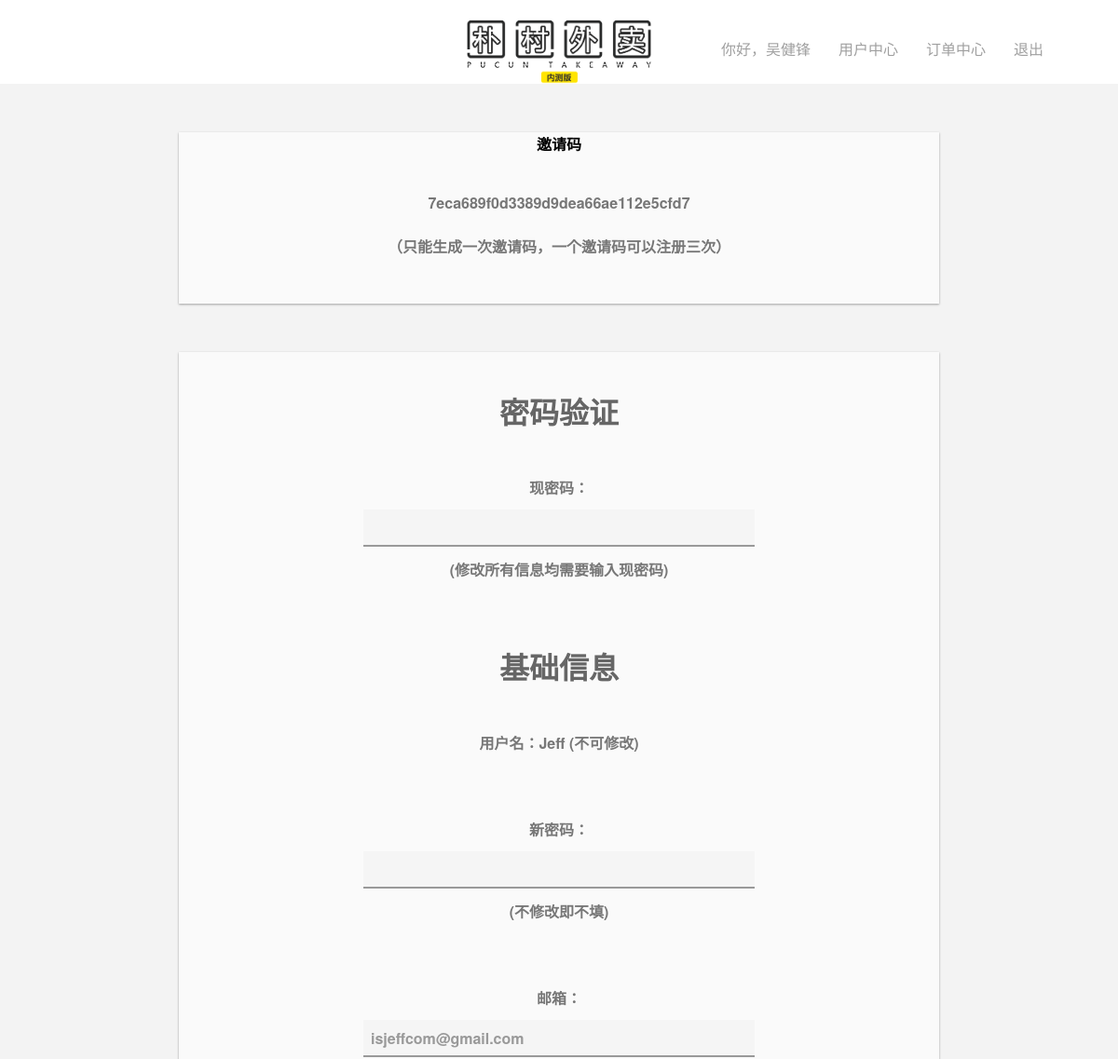
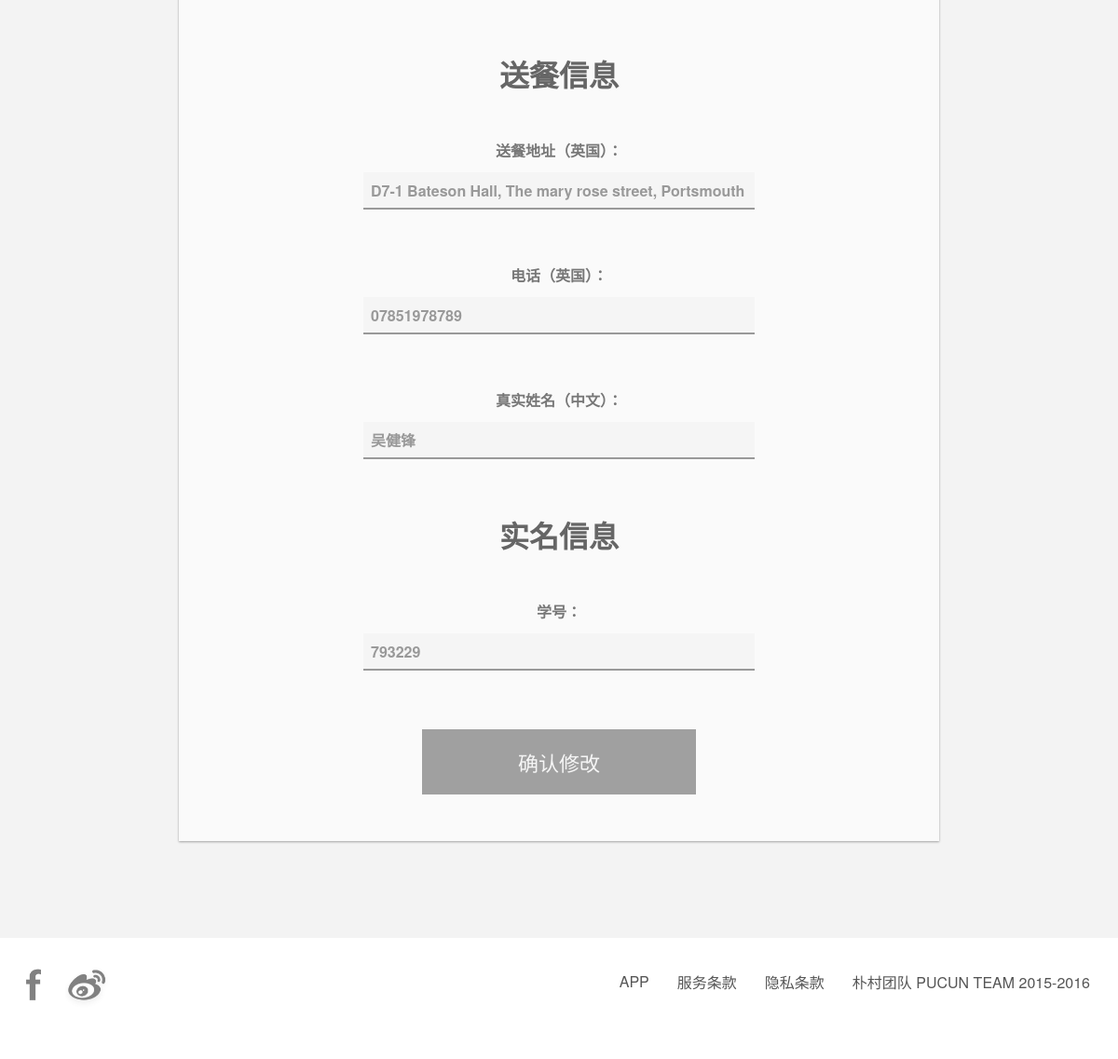
Screenshot of /usercenter.php (signed in) with the database file from the repository (2 pictures, top to bottom).
### tables this page shows
CREATE TABLE IF NOT EXISTS `invitecode` (
  `iid` int(11) NOT NULL AUTO_INCREMENT,
  `uid` int(11) NOT NULL,
  `code` text NOT NULL,
  `realcode` text NOT NULL,
  `ucount` int(11) NOT NULL,
  PRIMARY KEY (`iid`)
);

CREATE TABLE IF NOT EXISTS `user` (
  `id` int(11) NOT NULL AUTO_INCREMENT,
  `username` text NOT NULL,
  `password` text NOT NULL,
  `email` text NOT NULL,
  `realname` text NOT NULL,
  `idnum` text NOT NULL,
  `usertype` int(11) NOT NULL,
  `phone` text NOT NULL,
  `address` text NOT NULL,
  `icode` text NOT NULL,
  `sid` bigint(20) NOT NULL,
  PRIMARY KEY (`id`)
);

### usercenter.php (the view, shortened to what this page needs)
<?php include('header.php'); include('./checker/notlogincheck.php'); ?>
</head>
<body>
	<?php include('navbar.php'); ?>
	<?php
		include('./services/common/connect.php');
		$username = $_SESSION['username'];
		$user_email = "select email from user where username='$username'";
		$user_email_query = mysqli_query($link,$user_email);
		$email_row = mysqli_fetch_array($user_email_query);
		$email = $email_row[0];
		$user_realname = "select realname from user where username='$username'";
		$user_realname_query = mysqli_query($link,$user_realname);
		$realname_row = mysqli_fetch_array($user_realname_query);
		$realname = $realname_row[0];
		$user_phone = "select phone from user where username='$username'";
		$user_phone_query = mysqli_query($link,$user_phone);
		$phone_row = mysqli_fetch_array($user_phone_query);
		$phone = $phone_row[0];
		$user_address = "select address from user where username='$username'";
		$user_address_query = mysqli_query($link,$user_address);
		$address_row = mysqli_fetch_array($user_address_query);
		$address = $address_row[0];
		$user_idnum = "select idnum from user where username='$username'";
		$user_idnum_query = mysqli_query($link,$user_idnum);
		$idnum_row = mysqli_fetch_array($user_idnum_query);
		$idnum = $idnum_row[0];
	?>
	<div class="columns_form">
			<figure>
				<a>邀请码</a>
				<form action="./services/takeaway/invitefunc.php" method="post">
					<?php
						$uid = $_SESSION['userid'];
						include('./services/common/connect.php');
						$check = "select uid,code from invitecode where uid = '$uid'";
						$checkrun = mysqli_query($link, $check);
						$check_row = mysqli_fetch_array($checkrun);
						if(empty($check_row)){
							echo
							"
								<a>随意输入一串文字作为你的密令，只有接收者能解密</a>
								<input type='text' name='invitercode'>
								<input type='Submit' name='Submit' value='生成邀请码'/>
							";
						}else{
							echo
							"
								<a>$check_row[1]</a>
								<a><br><br>（只能生成一次邀请码，一个邀请码可以注册三次）</a>
							";
						}
					?>
				</form>
			</figure>
			<figure>
				<form  action="./services/takeaway/ucenterfunc.php" method="post">
						<h1>密码验证</h1><br><br>
						<a>现密码：<input type="password" name="orpassword"/></a>
						<a>(修改所有信息均需要输入现密码)</a>
						<br><br><br><br>
						<h1>基础信息</h1><br><br>
					    <a>用户名：<?php echo htmlspecialchars($username) ?></a>
							<a>(不可修改)</a>
							<br><br><br><br>
					    <a>新密码：<input type="password" name="newpassword"/></a>
					    <a>(不修改即不填)</a>
							<br><br><br><br>
					    <a>邮箱：<input type="text" name="email" value="<?php echo htmlspecialchars($email) ?>" /></a>
					    <br><br>
					    <h1>送餐信息</h1><br><br>
					    <a>送餐地址（英国）：<input type="text" name="address" value="<?php echo htmlspecialchars($address) ?>" /></a>
					    <br><br>
					    <a>电话（英国）：<input type="number" name="phone" value="<?php echo htmlspecialchars($phone) ?>" /></a>
					    <br/><br>
					    <a>真实姓名（中文）：<input type="text" name="realname" value="<?php echo htmlspecialchars($realname) ?>"/></a>
					    <br><br>
					    <h1>实名信息</h1><br><br>
					    <a>学号：<input type="text" name="idnum" value="<?php echo htmlspecialchars($idnum) ?>" /></a>
					    <br><br>
						<input type="Submit" name="Submit" value="确认修改"/>
				</form>
			</figure>
		</div>
		<?php include('footer.php');?>
</body>

### css/style.css (style rules this page uses)
* { margin:0; padding:0; font-family:"Helvetica Neue","Microsoft YaHei",Helvetica,Arial,sans-serif; }
body { background-color:#f3f3f3; }
h1 { color:#666; }
input,textarea,select { border:1; }
input[type=submit] { -webkit-transition: all 100ms cubic-bezier(.25,.8,.25,1); -moz-transition: all 100ms ease-in-out; transition: all 100ms ease-in-out; }
.columns_form>figure>a { font-weight:800; }
.columns_form { margin-top:52px; margin-bottom:52px; text-align:center; }
.columns_form>figure { background:#fafafa; box-shadow: 0 1px 3px rgba(0,0,0,0.12), 0 1px 2px rgba(0,0,0,0.24); border:hidden #333; padding-bottom:10px; display: inline-block; margin-bottom:52px; width:68%; -webkit-transition: all 100ms cubic-bezier(.25,.8,.25,1); -moz-transition: all 100ms ease-in-out; transition: all 100ms ease-in-out; }
.columns_form>figure>form { color:#777; font-weight: 800; margin:40 40 40 40; }
.columns_form>figure>form>a>input { background-color: #f5f5f5; font-size:16px; font-weight: 800; color: #999; width: 420px; height:40px; padding: 8px; display: block; border: none; border-bottom-width: 2px; border-bottom-style: solid; border-bottom-color: #999; margin-top:12px; margin-bottom: 12px; margin-left:auto; margin-right:auto; -webkit-transition: all 100ms cubic-bezier(.25,.8,.25,1); -moz-transition: all 100ms ease-in-out; transition: all 100ms ease-in-out; }
.columns_form>figure>form>input { background-color: #A0A0A0; color: #f5f5f5; width: 40%; height:70px; padding: 8px; display: block; border: none; margin-top:5px; margin-left:auto; margin-right:auto; font-size:22px; -webkit-appearance:none; }

### rows the page displays
invitecode: code "7eca689f0d3389d9dea66ae112e5cfd7"
user: email "isjeffcom@gmail.com", address "D7-1 Bateson Hall, The mary rose street, Portsmouth", phone "07851978789", realname "吴健锋", idnum "793229"

### other values shown
$_SESSION['realname'] "吴健锋"
$username "Jeff"
